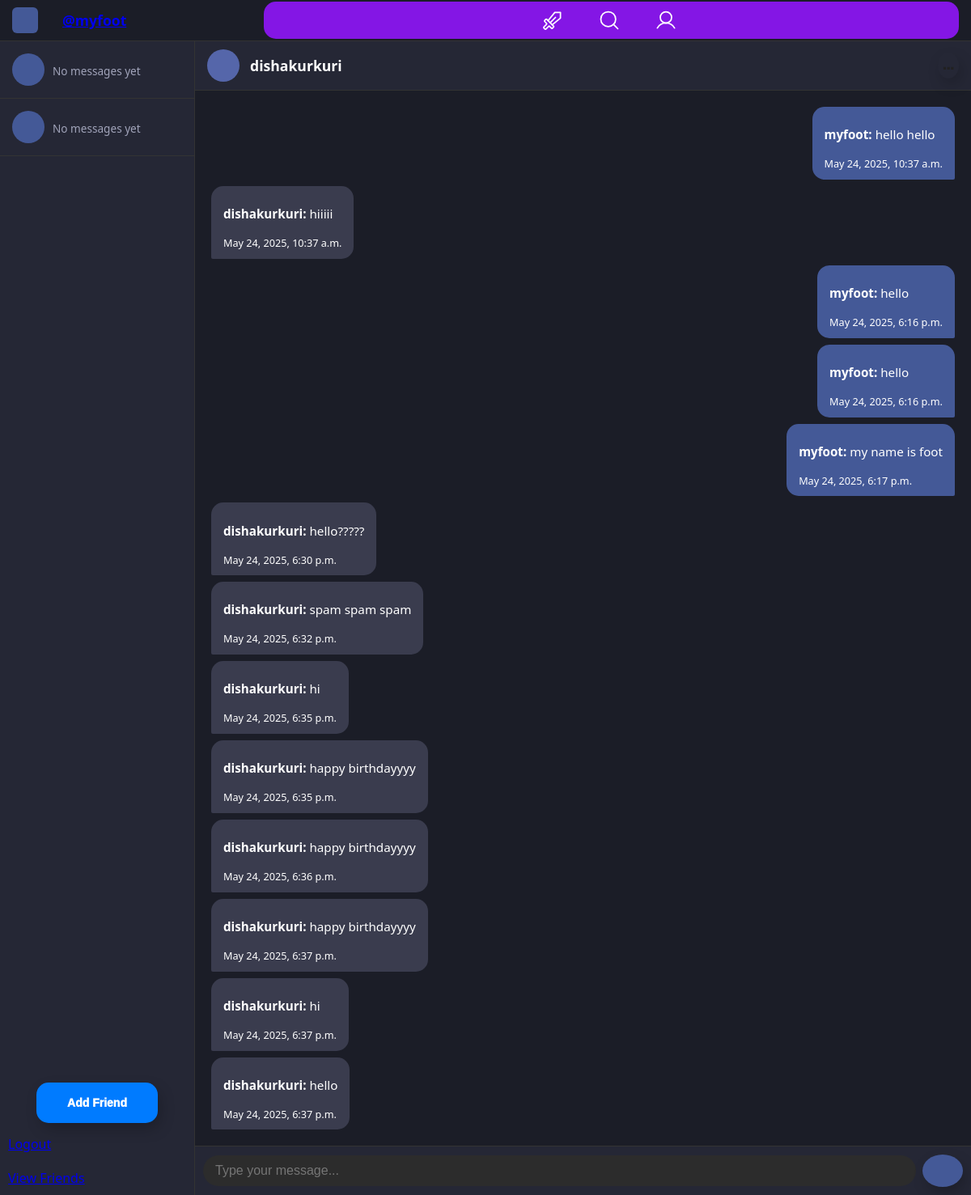
The app's page /send_message/1/ (signed in) with its own data.
### catchup/models.py (models this page shows, shortened)
class Message(models.Model):
    sender = models.ForeignKey(User, on_delete=models.CASCADE, related_name='sent_messages')
    receiver = models.ForeignKey(User, on_delete=models.CASCADE, related_name='received_messages')
    content = models.TextField()
    timestamp = models.DateTimeField(auto_now_add=True)
    is_read = models.BooleanField(default=False)

### catchup/views.py (the view, shortened to what this page needs)
# urls.py: path('send_message/<int:friend_id>/', views.send_message, name="send_message"),
@login_required
def send_message(request, friend_id):
    friend = get_object_or_404(User, id=friend_id)
    messages = Message.objects.filter(
        sender__in=[request.user, friend],
        receiver__in=[request.user, friend]
    ).order_by("timestamp")
    user = request.user
    friends = FriendRequest.objects.filter(
            Q(from_user=user) | Q(to_user=user),
            accepted=True
        )
    friend_users = []
    for fr in friends:
        friend_users.append(fr.to_user if fr.from_user == user else fr.from_user)
    return render(request, "catchup/chat_page_dark.html", {
        "messages": messages,
        "friend": friend,
        "friends": friend_users,
        "user": request.user,
    })

### catchup/templates/catchup/chat_page_dark.html (shortened to what this page needs)
<!DOCTYPE html>
<html lang="en">
<head>
</head>
<body>
  <div class="navbar">
    <div class="navbar-left">
      <div class="app-logo"></div>
      <div class="app-name"><a href="{% url 'index' %}">@{{ user }}</a></div>
    </div>
    <div class="menu">
  <a href="#" class="link">
    <span class="link-icon">
    </span>
  </a>
  <a href="{% url 'settings' %}" class="link">
    <span class="link-icon">
    </span>
  </a>
  <a href="{% url 'profilepage' %}" class="link">
    <span class="link-icon">
    </span>
  </a>
</div>
    </div>
  <div class="app-container">
    <div class="sidebar">
      {% for entry in friends %}
  {% with friend=entry.friend message=entry.last_message %}
    <div class="friend" onclick="loadChat('{{ friend.id }}')" data-user-id="{{ friend.id }}">
      <div class="friend-avatar"></div>
      <div class="friend-info">
        <span class="friend-last-message">
          {% if message %}
            {{ message.content|truncatechars:30 }}
          {% else %}
            No messages yet
          {% endif %}
        </span>
      </div>
      </div>
      {% endwith %}
    {% endfor %}
      <div class="add-friend">
      </div>
      <div class="add-friend">
      </div>
<button onclick="showPopup()" class="popup-trigger-button">Add Friend</button>
      <div style="padding:10px;"><a href="{% url 'login' %}">Logout</a></div>
      <div style="padding:10px;"><a href="{% url 'friends' %}">View Friends</a></div>
    </div>
    <div id="chat-window">
      {% block body %}
    {% include 'catchup/chatroom_partial.html' %}
    {% endblock %}
    </div>
  </div>
</body>
</html>

### catchup/templates/catchup/chatroom_partial.html (shortened to what this page needs)
<div class="chat-section">
  {% if friend %}
  <div class="chat-header">
    <div class="chat-header-left">
      <div class="friend-avatar"></div>
      <div>
        <div class="chat-user-name">{{ friend.username }}</div>
      </div>
    </div>
    <button class="chat-options-button" aria-label="Chat options">
    </button>
  </div>
  <div id="chat-box" class="chat-box">
    {% for message in messages %}
    <div class="message {% if message.sender == user %}sent{% else %}received{% endif %}">
      <p><strong>{{ message.sender.username }}:</strong> {{ message.content }}</p>
      <small>{{ message.timestamp }}</small>
    </div>
    {% endfor %}
  </div>
  <form action="{% url 'send_message' friend.id %}" method="POST">
  <div class="chat-input-section">
      <input
          type="text"
          name="content"
          class="chat-input"
          placeholder="Type your message..."
          aria-label="Message input"
          required />
      <div class="buttons-container">
        <button type="submit" class="send-button" aria-label="Send message">
        </button>
      </div>
  </div>
  </form>
  {% else %}
  <p>Please select a friend to start chatting.</p>
  {% endif %}
</div>

### records on screen
Message: sender.username "myfoot", content "hello hello", timestamp "May 24, 2025, 10:37 a.m."
Message: sender.username "dishakurkuri", content "hiiiii", timestamp "May 24, 2025, 10:37 a.m."
Message: sender.username "myfoot", content "hello", timestamp "May 24, 2025, 6:16 p.m."
Message: sender.username "myfoot", content "hello", timestamp "May 24, 2025, 6:16 p.m."
Message: sender.username "myfoot", content "my name is foot", timestamp "May 24, 2025, 6:17 p.m."
Message: sender.username "dishakurkuri", content "hello?????", timestamp "May 24, 2025, 6:30 p.m."
Message: sender.username "dishakurkuri", content "spam spam spam", timestamp "May 24, 2025, 6:32 p.m."
Message: sender.username "dishakurkuri", content "hi", timestamp "May 24, 2025, 6:35 p.m."
Message: sender.username "dishakurkuri", content "happy birthdayyyy", timestamp "May 24, 2025, 6:35 p.m."
Message: sender.username "dishakurkuri", content "happy birthdayyyy", timestamp "May 24, 2025, 6:36 p.m."
Message: sender.username "dishakurkuri", content "happy birthdayyyy", timestamp "May 24, 2025, 6:37 p.m."
Message: sender.username "dishakurkuri", content "hi", timestamp "May 24, 2025, 6:37 p.m."
Message: sender.username "dishakurkuri", content "hello", timestamp "May 24, 2025, 6:37 p.m."

### other values on screen
{{ friend.username }} "dishakurkuri"
